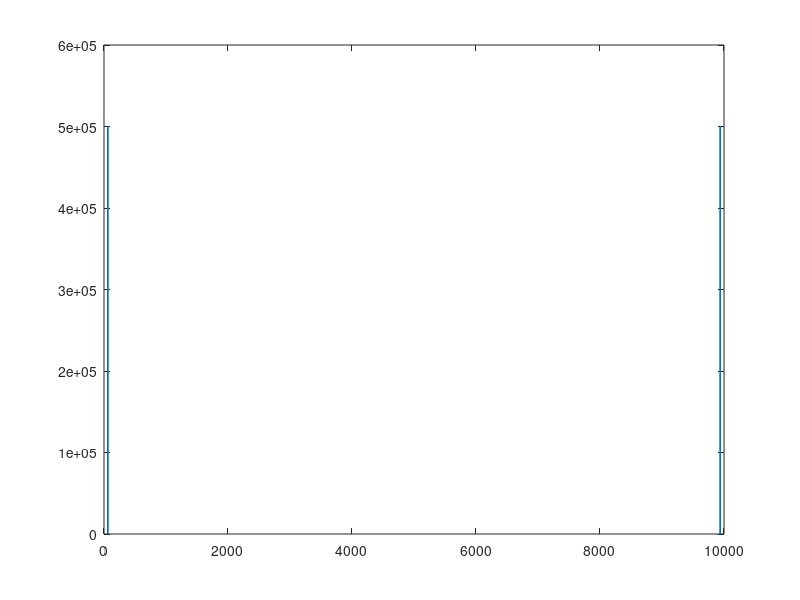

The MATLAB source for this figure:
clear;

Symbolrate = 0.01;
Tsymbol = 1/Symbolrate;
fs= 10000;
N = Tsymbol*fs;

n = (0:N-1);

s1 = sin(60*n*2*pi/fs);
s2 = sin(61*n*2*pi/fs);

y = s1+s2;


figure

Y = fft(y);

deltaF = fs/N;
faxis = 0:deltaF:fs-deltaF;

plot(faxis,abs(Y));